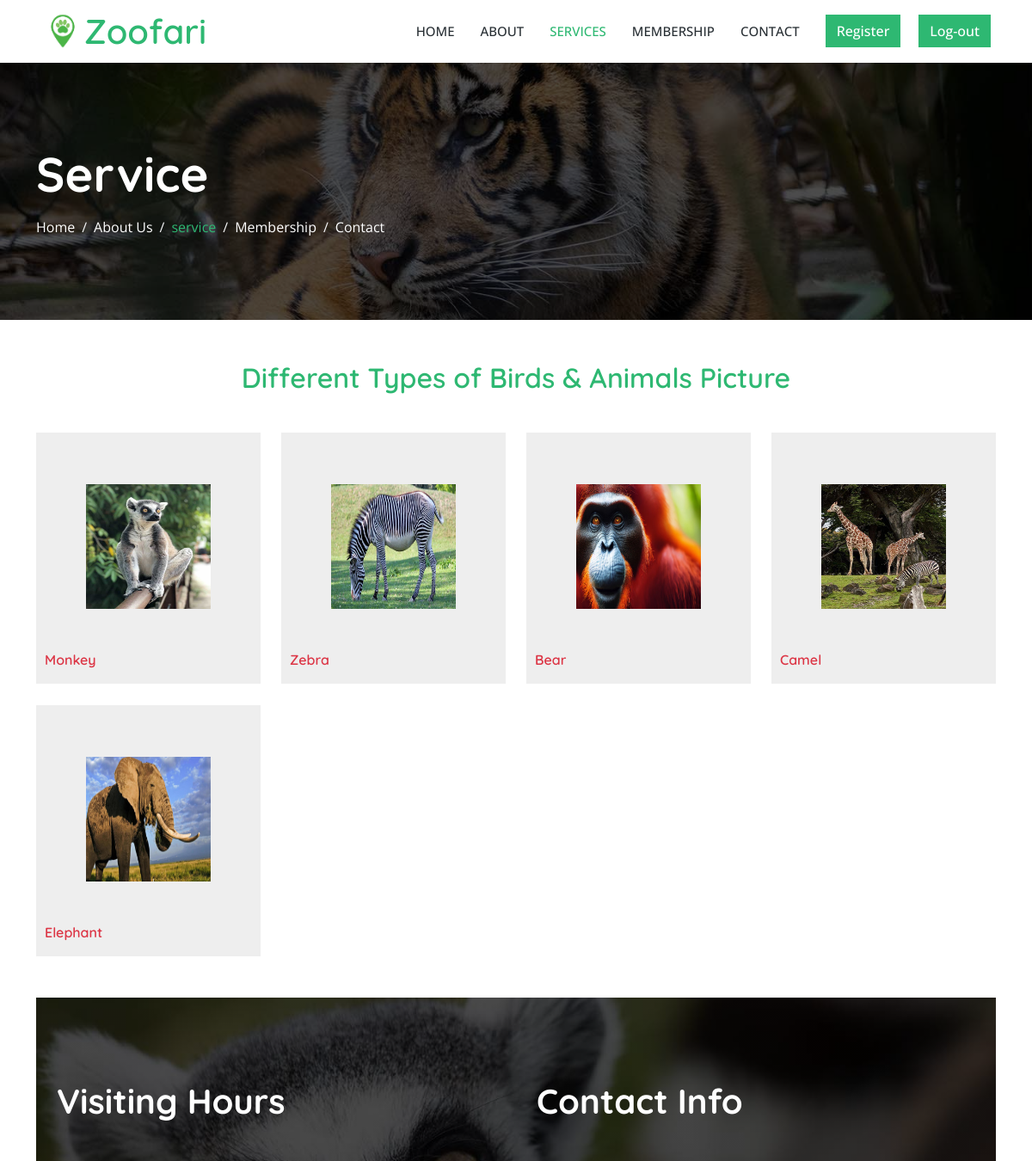
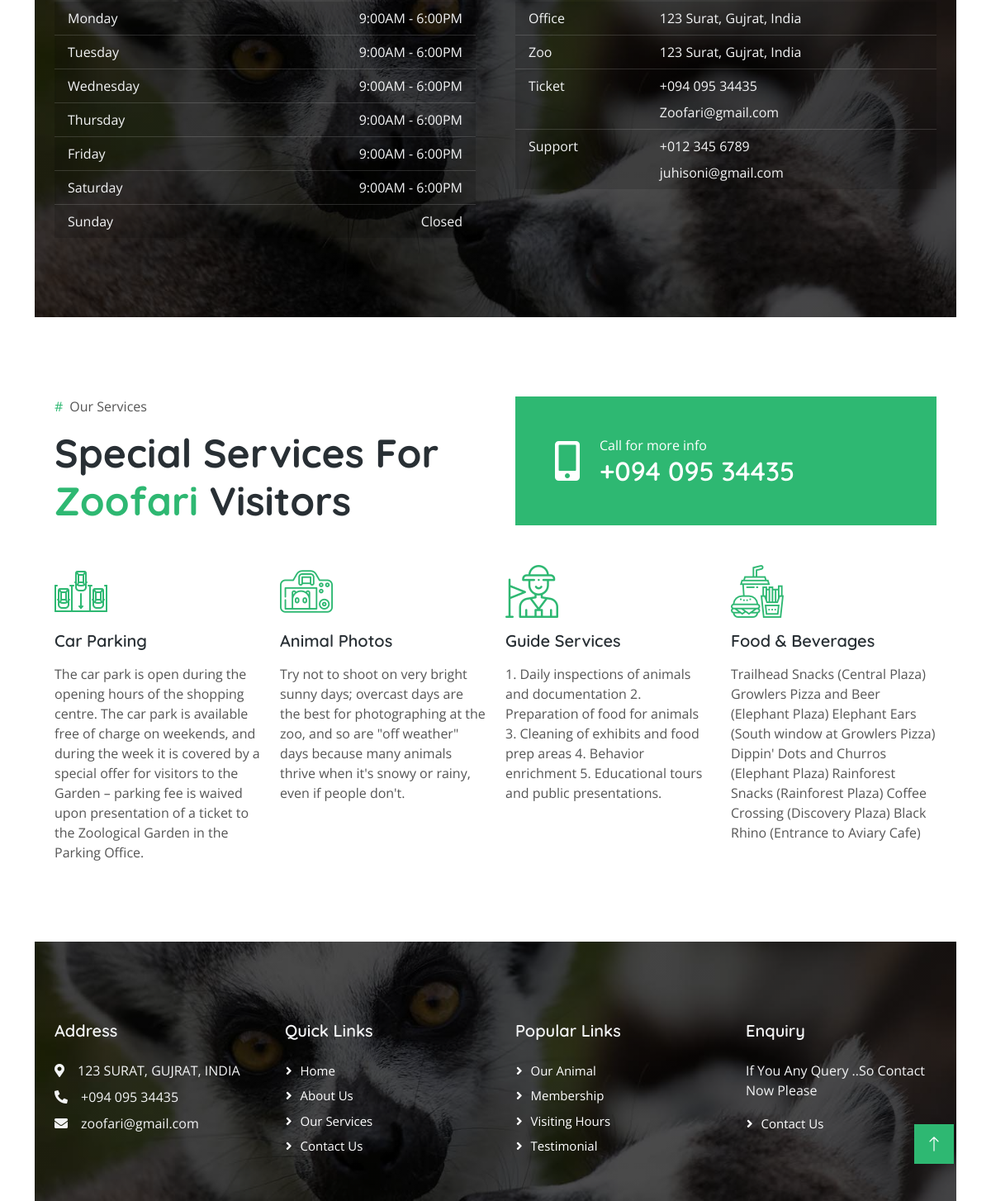
The app's page /service.php with its own data (2 pictures, top to bottom).
### tables this page shows
CREATE TABLE `product` (
  `id` int(11) NOT NULL,
  `pname` varchar(255) NOT NULL,
  `pimage` varchar(255) NOT NULL
);

### service.php (the view, shortened to what this page needs)
<!DOCTYPE html>
<html lang="en">
<head>
    <?php include 'links/links.php' ?>
    <link href="css/bootstrap.min.css" rel="stylesheet">
    <link href="css/style.css" rel="stylesheet">
</head>
<body>
    <nav class="navbar navbar-expand-lg bg-white navbar-light sticky-top py-lg-0 px-4 px-lg-5 wow fadeIn" data-wow-delay="0.1s">
    <?php include 'include/navbar.php' ?>
    </nav>
    <div class="container-fluid header-bg py-5 mb-5 wow fadeIn" data-wow-delay="0.1s">
    <div class="container py-5">
        <h1 class="display-4 text-white mb-3 animated slideInDown">Service</h1>
        <nav aria-label="breadcrumb animated slideInDown">
            <ol class="breadcrumb mb-0">
                    <li class="breadcrumb-item"><a class="text-white" href="#">Home</a></li>
                    <li class="breadcrumb-item"><a class="text-white" href="#">About Us</a></li>
                    <li class="breadcrumb-item text-primary active" aria-current="page">service</li>
                    <li class="breadcrumb-item"><a class="text-white" href="#">Membership</a></li>
                    <li class="breadcrumb-item"><a class="text-white" href="#">Contact</a></li>
            </ol>
        </nav>
    </div>
</div>
    <section class="shop_section layout_padding unactive" id="btn-a4">
    <div class="container">
      <div class="heading_container heading_center">
        <h2 class="text-center text-primary">Different Types of Birds & Animals Picture </h2>
      </div>
      <div class="row" id="row4">
        <?php
          require_once "config.php";
          $sql = "select * from `product`";
          $result = mysqli_query($link,$sql);
          if($result){
            while($row=mysqli_fetch_assoc($result)){
                $id=$row['id'];
              $pimage=$row['pimage'];
              $pname=$row['pname'];
              echo '<div class="col-sm-6 col-md-4 col-lg-3">
                      <div class="box">
                          <div class="img-box">
                            <input type="hidden" name="id" value="'.$id.'"/>
                            <img src="./image/'.$pimage.'" alt="gggg" width="80%" height="300px">
                          </div>
                          <div class="detail-box text-center">
                           <b> <h6 class="  text-danger">'.$pname.'</h6></b>
                          </div>
                      </div>
                    </div>';
            }
          }
        ?>
      </div>
      <div class="container-xxl bg-primary visiting-hours my-5 py-5 wow fadeInUp" data-wow-delay="0.1s">
        <div class="container py-5">
            <div class="row g-5">
                <div class="col-md-6 wow fadeIn" data-wow-delay="0.3s">
                    <h1 class="display-6 text-white mb-5">Visiting Hours</h1>
                    <ul class="list-group list-group-flush">
                        <li class="list-group-item">
                            <span>Monday</span>
                            <span>9:00AM - 6:00PM</span>
                        </li>
                        <li class="list-group-item">
                            <span>Tuesday</span>
                            <span>9:00AM - 6:00PM</span>
                        </li>
                        <li class="list-group-item">
                            <span>Wednesday</span>
                            <span>9:00AM - 6:00PM</span>
                        </li>
                        <li class="list-group-item">
                            <span>Thursday</span>
                            <span>9:00AM - 6:00PM</span>
                        </li>
                        <li class="list-group-item">
                            <span>Friday</span>
                            <span>9:00AM - 6:00PM</span>
                        </li>
                        <li class="list-group-item">
                            <span>Saturday</span>
                            <span>9:00AM - 6:00PM</span>
                        </li>
                        <li class="list-group-item">
                            <span>Sunday</span>
                            <span>Closed</span>
                        </li>
                    </ul>
                </div>
                <div class="col-md-6 text-light wow fadeIn" data-wow-delay="0.5s">
                    <h1 class="display-6 text-white mb-5">Contact Info</h1>
                    <table class="table">
                        <tbody>
                            <tr>
                                <td>Office</td>
                                <td>123 Surat, Gujrat, India</td>
                            </tr>
                            <tr>
                                <td>Zoo</td>
                                <td>123 Surat, Gujrat, India</td>
                            </tr>
                            <tr>
                                <td>Ticket</td>
                                <td>
                                    <p class="mb-2">+094 095 34435</p>
                                    <p class="mb-0">Zoofari@gmail.com</p>
                                </td>
                            </tr>
                            <tr>
                                <td>Support</td>
                                <td>
                                    <p class="mb-2">+012 345 6789</p>
                                    <p class="mb-0">juhisoni@gmail.com</p>
                                </td>
                            </tr>
                        </tbody>
                    </table>
                </div>
            </div>
        </div>
    </div>
 <div class="container-xxl py-5">
        <div class="container">
            <div class="row g-5 mb-5 wow fadeInUp" data-wow-delay="0.1s">
                <div class="col-lg-6">
                    <p><span class="text-primary me-2">#</span>Our Services</p>
                    <h1 class="display-5 mb-0">Special Services For <span class="text-primary">Zoofari</span> Visitors</h1>
                </div>
                <div class="col-lg-6">
                    <div class="bg-primary h-100 d-flex align-items-center py-4 px-4 px-sm-5">
                        <i class="fa fa-3x fa-mobile-alt text-white"></i>
                        <div class="ms-4">
                            <p class="text-white mb-0">Call for more info</p>
                            <h2 class="text-white mb-0">+094 095 34435</h2>
                        </div>
                    </div>
                </div>
            </div>
            <div class="row gy-5 gx-4">
                <div class="col-lg-3 col-md-4 col-sm-6 wow fadeInUp" data-wow-delay="0.1s">
                    <img class="img-fluid mb-3" src="img/icon/icon-2.png" alt="Icon">
                    <h5 class="mb-3">Car Parking</h5>
                    <span>The car park is open during the opening hours of the shopping centre.
The car park is available free of charge on weekends, and during the week it is covered by a special offer for visitors to the Garden – parking fee is waived upon presentation of a ticket to the Zoological Garden in the Parking Office.</span>
                </div>
                <div class="col-lg-3 col-md-4 col-sm-6 wow fadeInUp" data-wow-delay="0.3s">
                    <img class="img-fluid mb-3" src="img/icon/icon-3.png" alt="Icon">
                    <h5 class="mb-3">Animal Photos</h5>
                    <span>Try not to shoot on very bright sunny days; overcast days are the best for photographing at the zoo, and so are "off weather" days because many animals thrive when it's snowy or rainy, even if people don't.</span>
                </div>
                <div class="col-lg-3 col-md-4 col-sm-6 wow fadeInUp" data-wow-delay="0.5s">
                    <img class="img-fluid mb-3" src="img/icon/icon-4.png" alt="Icon">
                    <h5 class="mb-3">Guide Services</h5>
                    <span>1. Daily inspections of animals and documentation
                    2. Preparation of food for animals
                    3. Cleaning of exhibits and food prep areas
                    4. Behavior enrichment
                    5. Educational tours and public presentations.</span>
                </div>
                <div class="col-lg-3 col-md-4 col-sm-6 wow fadeInUp" data-wow-delay="0.7s">
                    <img class="img-fluid mb-3" src="img/icon/icon-5.png" alt="Icon">
                    <h5 class="mb-3">Food & Beverages</h5>
                    <span>Trailhead Snacks (Central Plaza) Growlers Pizza and Beer (Elephant Plaza) Elephant Ears (South window at Growlers Pizza) Dippin' Dots and Churros (Elephant Plaza) Rainforest Snacks (Rainforest Plaza) Coffee Crossing (Discovery Plaza) Black Rhino (Entrance to Aviary Cafe)</span>
                </div>
            </div>
        </div>
    </div>
    <div class="container-fluid footer bg-dark text-light footer mt-5 pt-5 wow fadeIn" data-wow-delay="0.1s">
    <?php include 'include/footer.php' ?>
    </div>
    <a href="#" class="btn btn-lg btn-primary btn-lg-square back-to-top"><i class="bi bi-arrow-up"></i></a>
</body>
</html>

### css/style.css (style rules this page uses)
:root { --primary: #2EB872; --light: #F3F4F5; --dark: #282F34; }
.back-to-top { position: fixed; display: none; right: 45px; bottom: 45px; z-index: 99; }
.btn { font-weight: 500; transition: .5s; }
.btn.btn-primary, .btn.btn-secondary { color: #FFFFFF; }
.btn-lg-square { width: 48px; height: 48px; }
.btn-square, .btn-sm-square, .btn-lg-square { padding: 0; display: flex; align-items: center; justify-content: center; font-weight: normal; }
.navbar.sticky-top { top: -100px; transition: .5s; }
.header-bg { background: linear-gradient(rgba(0, 0, 0, .7), rgba(0, 0, 0, .7)), url(../img/bg-1.jpg) center center no-repeat; background-size: cover; }
.breadcrumb-item + .breadcrumb-item::before { color: var(--light); }
.visiting-hours { background: linear-gradient(rgba(0, 0, 0, .7), rgba(0, 0, 0, .7)), url(../img/bg-2.jpg) center center no-repeat; background-size: cover; }
.visiting-hours .list-group-item { display: flex; justify-content: space-between; color: var(--light); background: rgba(0, 0, 0, .15); border-color: rgba(255, 255, 255, .15); }
.visiting-hours .table { color: var(--light); background: rgba(0, 0, 0, .15); }
.visiting-hours .table td { padding: .5rem 1rem; border-color: rgba(255, 255, 255, .15); }
.visiting-hours .table tr:last-child td { border: none; }
.footer { background: linear-gradient(rgba(0, 0, 0, .7), rgba(0, 0, 0, .7)), url(../img/bg-2.jpg) center center no-repeat; background-size: cover; }
.shop_section .heading_container { margin-bottom: 20px; }
.shop_section .box { background-color: #eeeeee; position: relative; padding: 10px; margin-top: 25px; }
.shop_section .box .img-box { display: -webkit-box; display: -ms-flexbox; display: flex; -webkit-box-pack: center; -ms-flex-pack: center; justify-content: center; -webkit-box-align: center; -ms-flex-align: center; align-items: center; padding: 15px 30px; height: 245px; }
.shop_section .box .img-box img { max-width: 100%; max-height: 145px; }
.shop_section .box .detail-box { display: -webkit-box; display: -ms-flexbox; display: flex; -webkit-box-pack: justify; -ms-flex-pack: justify; justify-content: space-between; }

### records on screen
product: pimage (picture), pname "Monkey"
product: pimage (picture), pname "Zebra"
product: pimage (picture), pname "Bear"
product: pimage (picture), pname "Camel"
product: pimage (picture), pname "Elephant"
